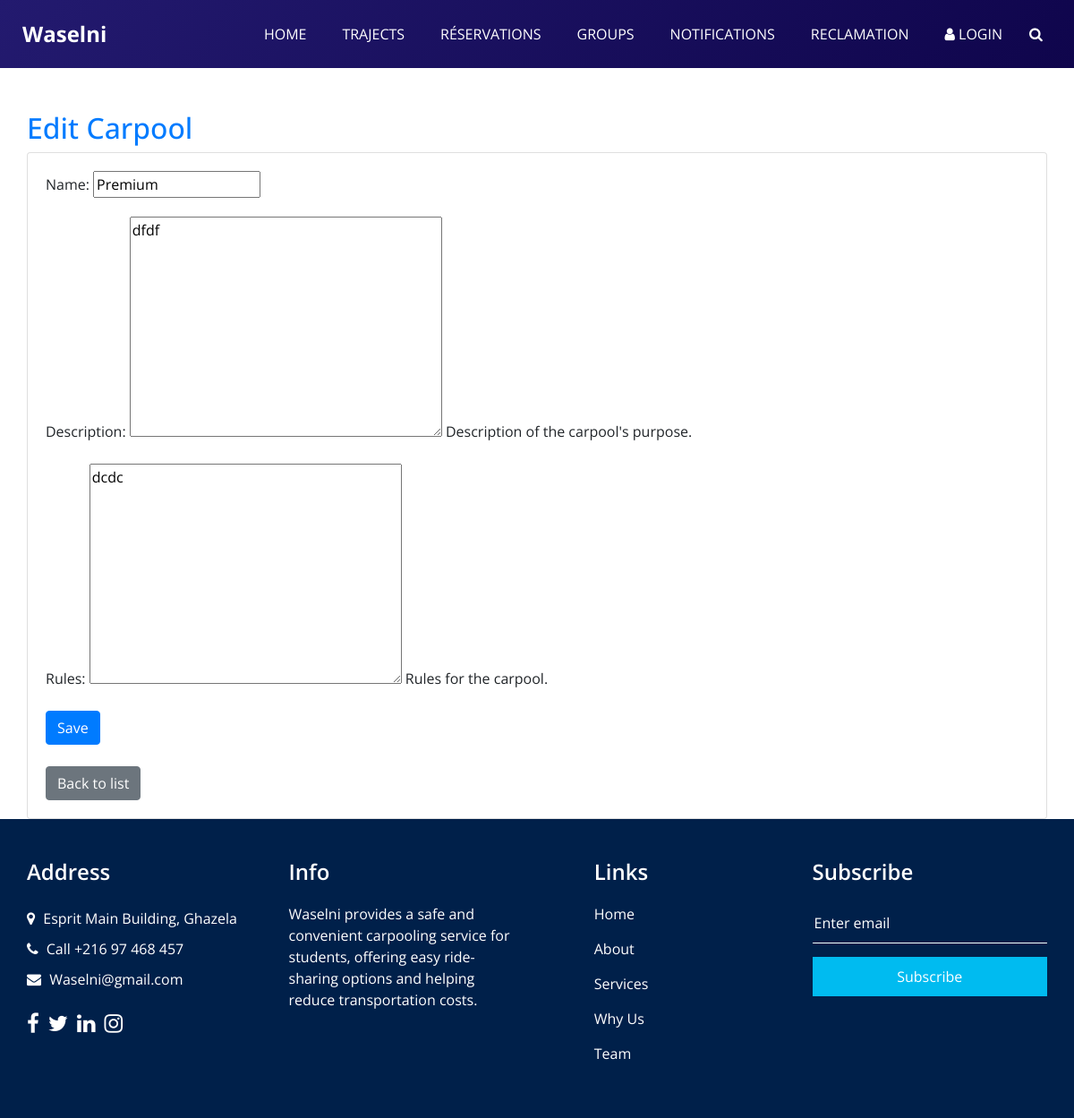
Screenshot of /group/carpool/1/edit/ with the database file from the repository.
### group/models.py (models this page shows, shortened)
class Carpool(models.Model):
    name = models.CharField(max_length=100, unique=True)
    members = models.ManyToManyField(Users, related_name='carpool_groups')
    creator = models.ForeignKey(Users, on_delete=models.CASCADE, related_name='created_carpools', null=True)
    description = models.TextField(blank=True, help_text="Description of the carpool's purpose.")
    rules = models.TextField(blank=True, help_text="Rules for the carpool.")

### group/views.py (the view)
# urls.py: path('carpool/<int:pk>/edit/', views.carpool_edit, name='carpool_edit'),
def carpool_edit(request, pk):
    carpool = get_object_or_404(Carpool, pk=pk)
    if request.method == 'POST':
        form = CarpoolForm(request.POST, instance=carpool)
        if form.is_valid():
            form.save()
            return redirect('carpool_list')
    else:
        form = CarpoolForm(instance=carpool)
    return render(request, 'group/carpool_form.html', {'form': form})

### group/form.py
class CarpoolForm(forms.ModelForm):
    class Meta:
        model = Carpool
        fields = ['name', 'description', 'rules']

### covoiturage/templates/group/carpool_form.html (shortened to what this page needs)
{% extends 'Home/base.html' %}
{% block content %}
    <div class="container mt-5">
        <h2 class="text-primary">{{ form.instance.pk|yesno:"Edit Carpool,Add Carpool" }}</h2>
        <div class="card">
            <div class="card-body">
                <form method="post">
                    {{ form.as_p }}
                    <button type="submit" class="btn btn-primary">Save</button>
                </form>
                <br>
                <a href="{% url 'carpool_list' %}" class="btn btn-secondary">Back to list</a>
            </div>
        </div>
    </div>
    {% endblock %}

### covoiturage/static/css/style.css (style rules this page uses)
body { font-family: "Open Sans", sans-serif; color: #0c0c0c; background-color: #ffffff; overflow-x: hidden; }
a, a:hover, a:focus { text-decoration: none; }
.btn, .btn:focus { outline: none !important; -webkit-box-shadow: none; box-shadow: none; }

### covoiturage/static/css/responsive.css (style rules this page uses)
@media (min-width: 1200px) { .container { max-width: 1170px; } }

### rows the page displays
Carpool: instance.pk "Edit Carpool", name "Premium", description "dfdf", rules "dcdc"
